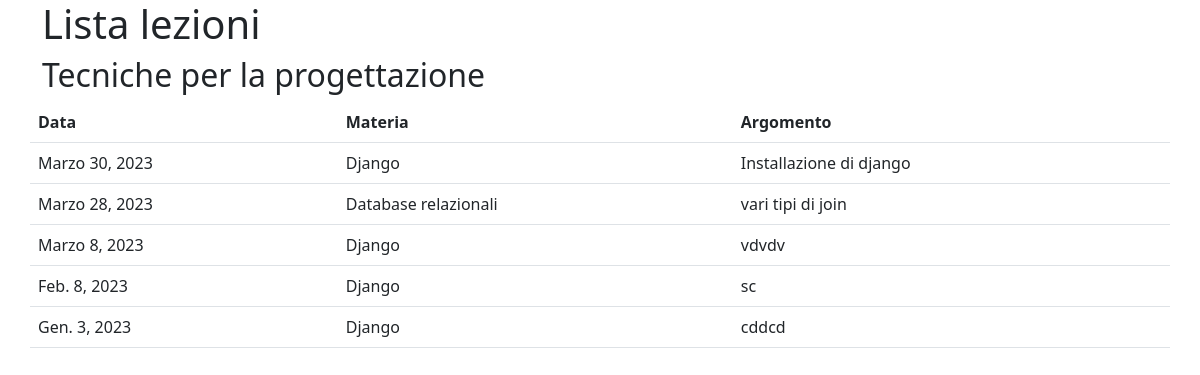
The page /corsi/1/lezioni/ on the database as committed earlier.
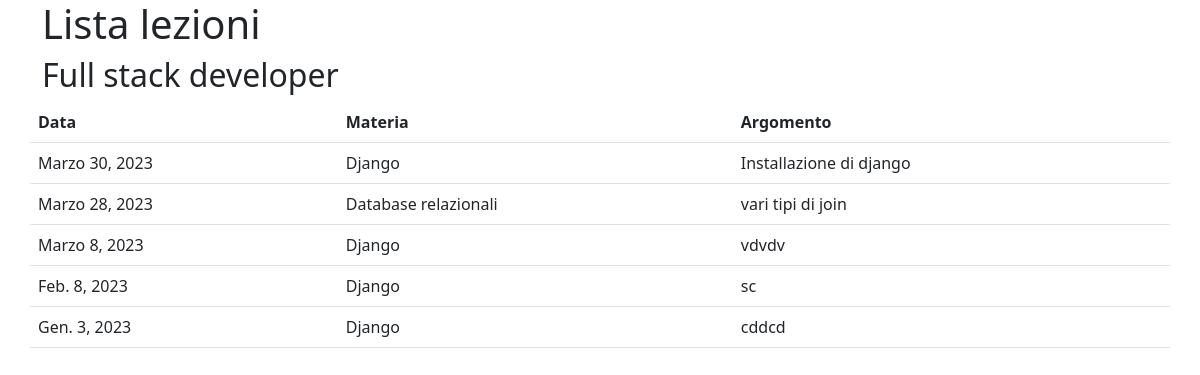
The same page on the database as committed later.
### lezioni/models.py (models this page shows, shortened)
class Corso(models.Model):
    titolo = models.CharField(max_length=400)
    codice = models.CharField(max_length=20)
    data_inizio = models.DateField()
    data_fine = models.DateField()
    def __str__(self):
        return self.titolo
    class Meta:
        verbose_name_plural = 'Corsi'
        ordering = ['-data_inizio']

class Lezione(models.Model):
    TIPI_LEZIONE = (
        (None, 'Seleziona...'),
        ('T', 'Teoria'),
        ('P', 'Pratica'),
    )
    materia = models.ForeignKey(Materia, on_delete=models.PROTECT)
    argomento = models.TextField(verbose_name="Di cosa avete parlato?", null=True, blank=True, help_text="Scrivi almeno 3 parole")
    data = models.DateField()
    online = models.BooleanField(default=False)
    tipologia = models.CharField(max_length=1, choices=TIPI_LEZIONE, null=True)
    ora_inizio = models.TimeField(null=True, blank=True)
    ora_fine = models.TimeField(null=True, blank=True)
    class Meta:
        verbose_name_plural = 'Lezioni'
        ordering = ['-data']

class Materia(models.Model):
    nome = models.CharField(max_length=100)
    modulo = models.ForeignKey(Modulo, on_delete=models.PROTECT)
    docente = models.ForeignKey(Persona, on_delete=models.PROTECT, null=True, blank=True, related_name='materie')
    def __str__(self):
        return self.nome
    class Meta:
        verbose_name_plural = 'Materie'

### lezioni/views.py (the view)
# urls.py: path('corsi/<int:id>/lezioni/', views.lezioni, name='lezioni'),
def lezioni(request, id):
    corso = Corso.objects.get(id=id)
    lezioni = Lezione.objects.filter(materia__modulo__corso=corso)
    context = {
        'corso': corso,
        'lezioni': lezioni
    }
    return render(request, 'lezioni.html', context)

### lezioni/templates/lezioni.html (shortened to what this page needs)
<!DOCTYPE html>
<html lang="en">
<head>
    <link rel="stylesheet" href="https://cdnjs.cloudflare.com/ajax/libs/bootstrap/5.2.3/css/bootstrap.min.css" />
</head>
<body>
    <div class="container">
        <div class="row">
        <h1>Lista lezioni</h1>
            <h2>{{corso}}</h2>
        <table class="table">
            <tr>
                <th>Data</th>
                <th>Materia</th>
                <th>Argomento</th>
            </tr>
        {% for lezione in lezioni %}
            <tr>
                <td>{{lezione.data}}</td>
                <td>{{lezione.materia}}</td>
                <td>{{lezione.argomento}}</td>
            </tr>
        {% endfor %}
        </table>
    </div>
    </div>
</body>
</html>

Rows that differ between the two databases and show on the page:
changed Corso: titolo "Tecniche per la progettazione" → "Full stack developer"
